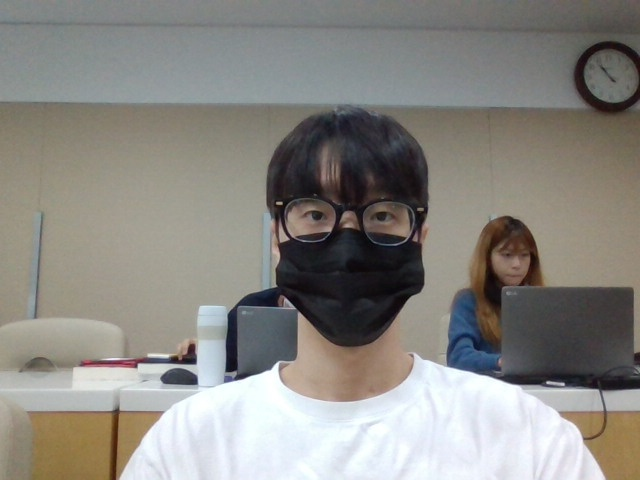
#> input picture cv_mask/mask/mask_0.jpg, 640 x 480 px; its folder holds only this picture in this run
$ jupyter execute --allow-errors maskmodel.ipynb
#> lines starting #> are read from the running program, lines starting #| are printed output that depends on the picture
#> further down, im is the input picture: PIL image 640x480 RGB; mean R, G, B 138.4, 136.1, 131
#> `new_image = im.resize((300,300))`:
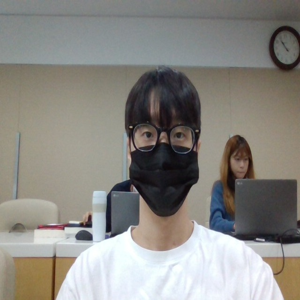
#> new_image: PIL image 300x300 RGB; mean R, G, B 138.4, 136.1, 131
[cell 1]
import os
mask_list = os.listdir('mask')
len(mask_list)

#> (a cell that did not finish here is left out)

[cell 3]
from PIL import Image

[cell 4]
mask_X = []
mask_y = []

#> (the rest of this cell did not finish here and is left out)


$ run again, on cv_mask/mask/mask_12.jpg
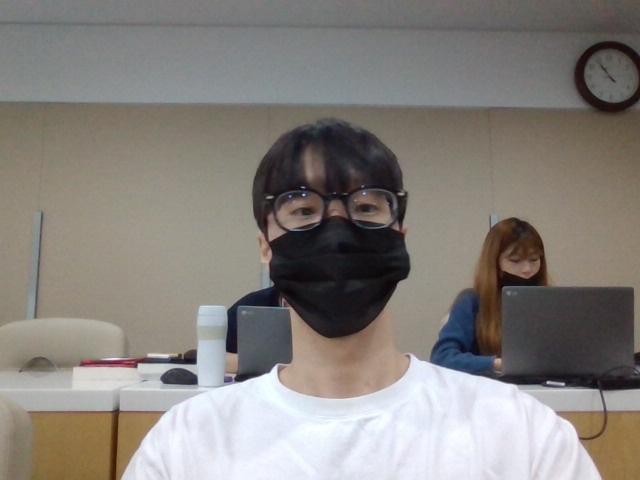
#> input picture cv_mask/mask/mask_12.jpg, 640 x 480 px
#> im is the input picture: PIL image 640x480 RGB; mean R, G, B 134.5, 129.9, 125.2
#> `new_image = im.resize((300,300))`:
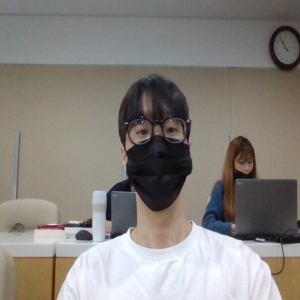
#> new_image: PIL image 300x300 RGB; mean R, G, B 134.5, 129.9, 125.2
